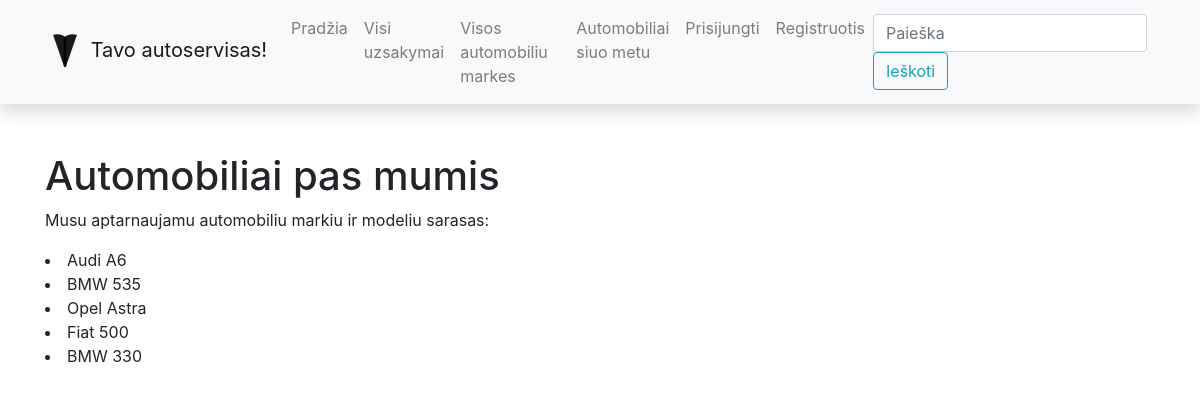
Page /autoservisas/modeliai/ on the earlier database version.
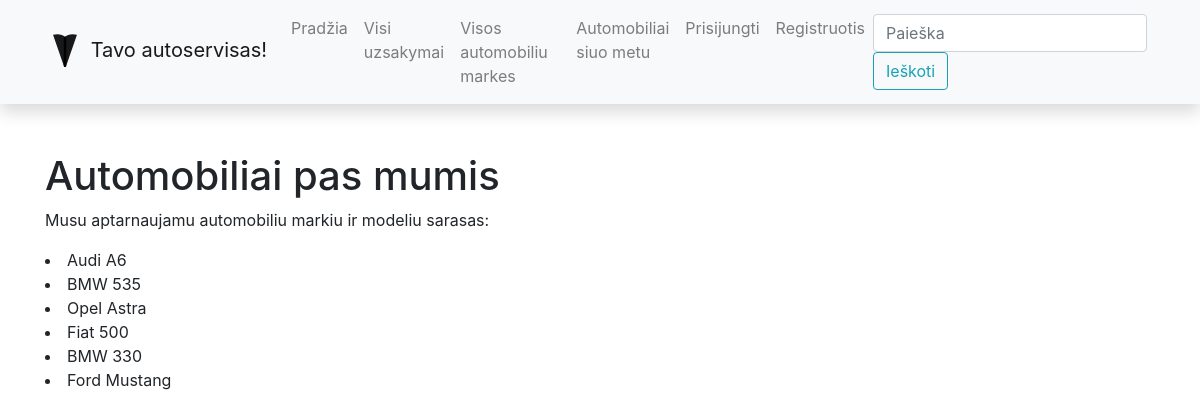
Same page on the later database version.
### autoservisas/models.py (models this page shows, shortened)
class Modelis(models.Model):
    marke = models.CharField('Automobilio marke', max_length=100, help_text='Iveskite automobilio marke')
    modelis = models.CharField('Automobilio modelis', max_length=100, help_text='Iveskite automobilio modeli')
    class Meta:
        verbose_name = "Modelis"
        verbose_name_plural = "Modeliai"

### autoservisas/views.py (the view)
# urls.py: path('modeliai/', views.modeliai, name='modeliai'),
def modeliai(request):
    modeliai_num = Modelis.objects.all()
    context = {'modeliai_num': modeliai_num,
               }
    return render(request, 'modeliai.html', context=context)

### autoservisas/templates/modeliai.html
{% extends "base.html" %}
{% block content %}
<h1>Automobiliai pas mumis</h1>
<p>Musu aptarnaujamu automobiliu markiu ir modeliu sarasas: </p>
{% for auto in modeliai_num %}
<li>{{auto.marke}} {{auto.modelis}}</li>
{% endfor %}
{% endblock %}

Differences in the rows shown:
added Modelis: marke "Ford", modelis "Mustang"
